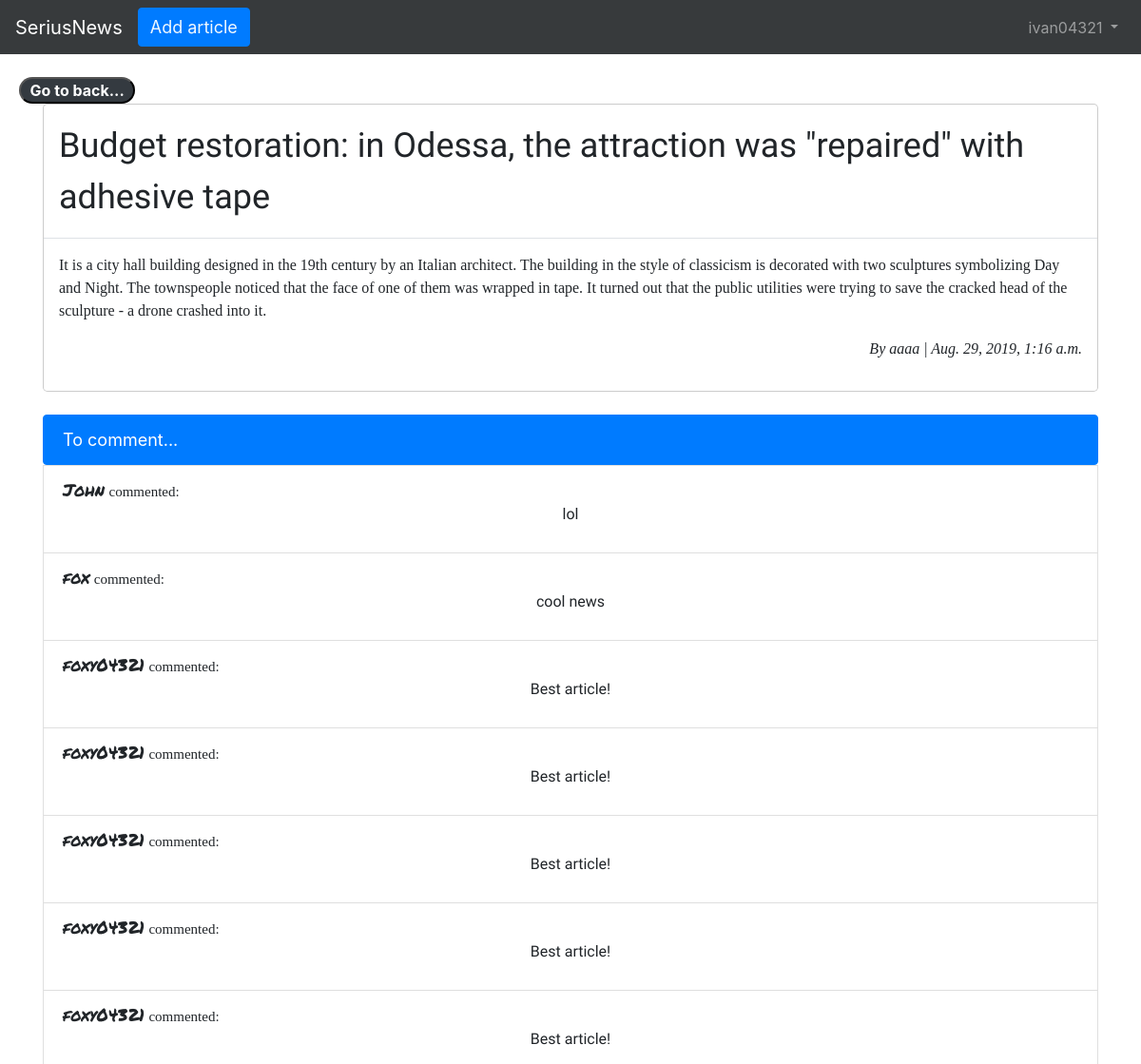
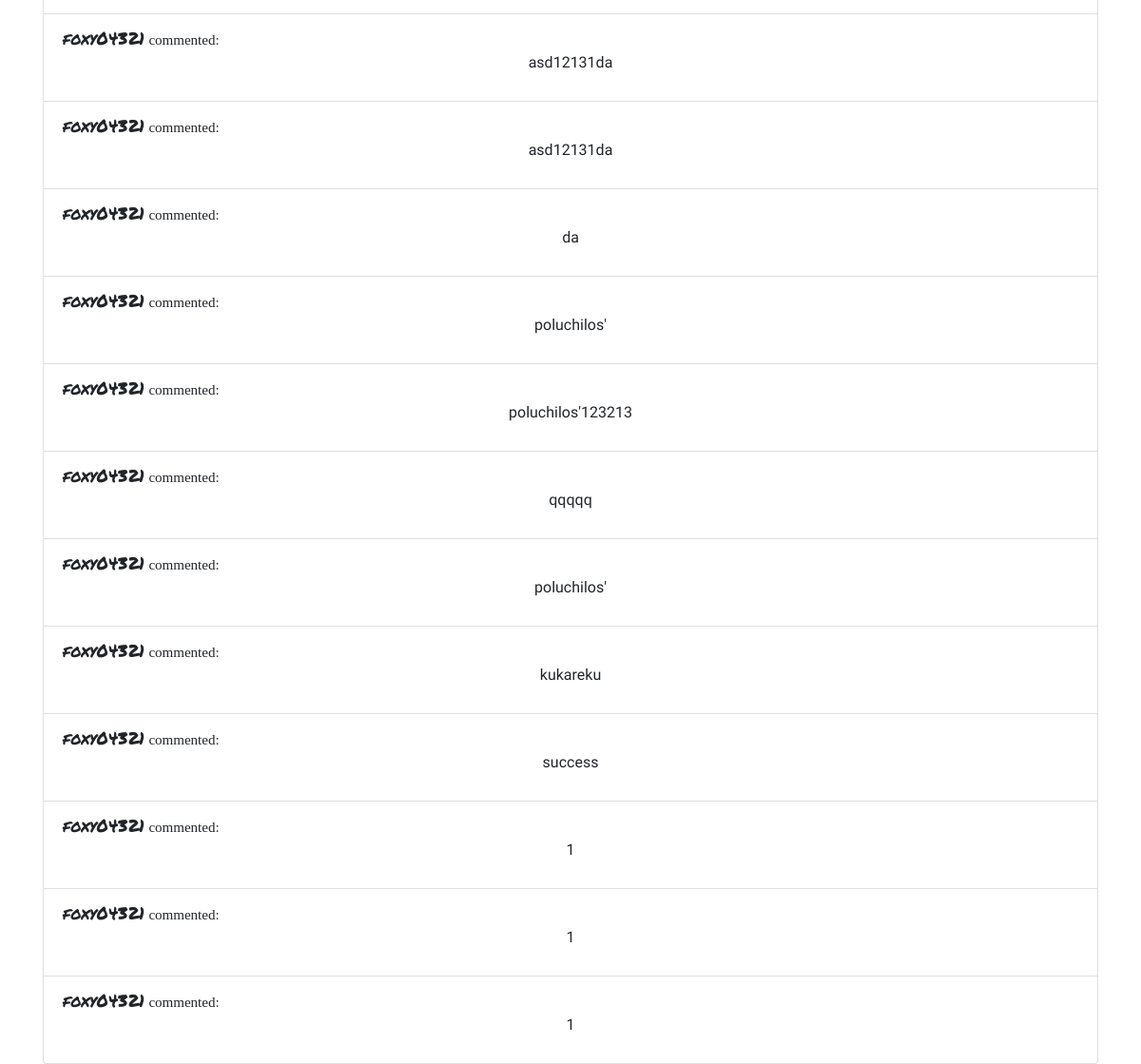
Screenshot of /articles/19/ (signed in) with the database file from the repository (2 pictures, top to bottom).
### users/models.py (models this page shows)
class CustomUser(AbstractUser):
    age = models.PositiveIntegerField(default = 0)

### articles/models.py (models this page shows, shortened)
class Article(models.Model):
    title = models.CharField(max_length=255)
    body = models.TextField()
    data = models.DateTimeField(auto_now_add=True)
    author = models.ForeignKey(
        settings.AUTH_USER_MODEL,
        on_delete=models.CASCADE,
    )

class Comment(models.Model):
    article = models.ForeignKey(
        Article,
        on_delete=models.CASCADE,
        related_name='comments'
    )
    comment = models.CharField(max_length=150)
    author = models.ForeignKey(
        settings.AUTH_USER_MODEL,
        on_delete=models.CASCADE,
    )
    def __str__(self):
        return self.comment

### articles/views.py (the view)
# urls.py: path('<int:pk>/', views.ArticleDetailView.as_view(), name='article_detail'),
class ArticleDetailView(LoginRequiredMixin, DetailView):
    model = Article
    template_name = 'article_detail.html'
    login_url = 'login'

### templates/article_detail.html (shortened to what this page needs)
{% extends 'base.html' %}
{% load crispy_forms_tags %}
{% block go_back %}
    <a href="{% url 'article_list' %}" style="color: white; text-decoration: none"><button class="badge badge-pill badge-dark" type="reset" style="outline: none; margin-left: 20px; font-size: 16px;">Go to back...</button></a>
{% endblock go_back %}
{% block content %}
    <div class="modal-content">
        <div class="modal-header">
            <h1 class="modal-title" style="font-family: 'Acme', sans-serif; font-size: 36px">{{ article.title }}</h1>
        </div>
        <div class="modal-body" style="font-family: 'Hepta Slab', serif; font-size: 16px">
            <p>{{ article.body }}</p>
            <p align="right" style="font-style: italic">By {{ article.author }} | {{ article.data}}</p>
        </div>
    </div>
        <br />
        <div class="list-group">
            <a href="{% url 'comment_new' article.pk %}" style="text-decoration: none; font-size: 18px; color: white"><li class="list-group-item active">To comment...</li></a>
            {% for comment in article.comments.all %}
                <li class="list-group-item">
                    <span style="font-family: 'Permanent Marker', cursive; font-size: 18px">{{ comment.author }}</span>
                    <span style="font-family: 'Hepta Slab', serif; font-size: 15px"> commented:</span>
                    <dev>
                        <p align="middle" style="font-family: 'Gloria Hallelujah', cursive;">{{ comment }}</p>
                    </dev>
                </li>
            {% endfor %}
        </div>
{% endblock content %}

### templates/base.html (shortened to what this page needs)
<!DOCTYPE html>
<html lang="en">
<head>
    <link rel="stylesheet" href="https://stackpath.bootstrapcdn.com/bootstrap/4.3.1/css/bootstrap.min.css">
</head>
<body>
    <nav class="navbar navbar-expand-md navbar-dark bg-inverse mb-4" style="background-color: #373a3c;">
        <a class="navbar-brand" href="{% url 'home' %}">SeriusNews</a>
        {% if user.is_authenticated %}
            <dev class="navbar-nav">
                <a href="{% url 'article_new' %}"><button class="btn btn-primary" type="button" style="font-size: 18px;  color: aliceblue">Add article</button></a>
            </dev>
        {% endif %}
        <div class="collapse navbar-collapse" id="navbarTogglerDemo01">
            {% if user.is_authenticated %}
            <ul class="navbar-nav ml-auto">
                <li class="nav-item">
                    <a class="nav-link dropdown-toggle" href="#" id="userMenu" data-toggle="dropdown" aria-haspopup="true" aria-expanded="false">
                        {{ user.username }}
                    </a>
                </li>
            </ul>
            {% else %}
                <form class="form-inline ml-auto">
                    <a style="color: dodgerblue; text-decoration: none" href="{% url 'login' %}" class="btn-outline-secondary btn-lg ml-4" aria-pressed="true">Log in</a>
                    <a href="{% url 'signup' %}" class="btn btn-primary btn-lg ml-4">Sign up</a>
                </form>
            {% endif %}
        </div>
    </nav>
        <div class="container" style="margin: 0; padding: 0">
            {% block go_back %}
            {% endblock go_back %}
        </div>
        <div class="container">
            {% block content %}
            {% endblock content %}
        </div>
</body>
</html>

### templates/base.html (style rules this page uses)
h1 { font-family: 'Luckiest Guy', cursive; font-size: 40px; }

### rows the page displays
CustomUser: username "ivan04321"
Article: title "Budget restoration: in Odessa, the attraction was \"repaired\" with adhesive tape", body "It is a city hall building designed in the 19th century by an Italian architect. The building in the style of classicism is decorated with two sculptures symbolizing Day and Night. The townspeople noticed that the face of one of them was wrapped in tape. It turned out that the public utilities were trying to save the cracked head of the sculpture - a drone crashed into it.", author "aaaa", data "Aug. 29, 2019, 1:16 a.m."
Comment: author "John", comment "lol"
Comment: author "fox", comment "cool news"
Comment: author "foxy04321", comment "Best article!"
Comment: author "foxy04321", comment "Best article!"
Comment: author "foxy04321", comment "Best article!"
Comment: author "foxy04321", comment "Best article!"
Comment: author "foxy04321", comment "Best article!"
Comment: author "foxy04321", comment "asd12131da"
Comment: author "foxy04321", comment "asd12131da"
Comment: author "foxy04321", comment "da"
Comment: author "foxy04321", comment "poluchilos'"
Comment: author "foxy04321", comment "poluchilos'123213"
Comment: author "foxy04321", comment "qqqqq"
Comment: author "foxy04321", comment "poluchilos'"
Comment: author "foxy04321", comment "kukareku"
Comment: author "foxy04321", comment "success"
Comment: author "foxy04321", comment "1"
Comment: author "foxy04321", comment "1"
Comment: author "foxy04321", comment "1"
